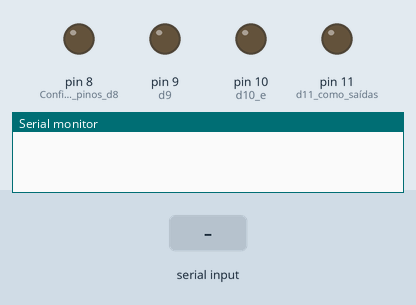
This sketch was run on a simulated Arduino Uno, built with avr-gcc and run on an emulated ATmega328P. Shown: output pins drawn as LEDs (lit = HIGH), the last lines printed to the serial monitor. The test bench sets the inputs (shaded band).

Above: at 1.2 s.
1.3 s: "90,45\n" received over Serial
At 2.26 s:
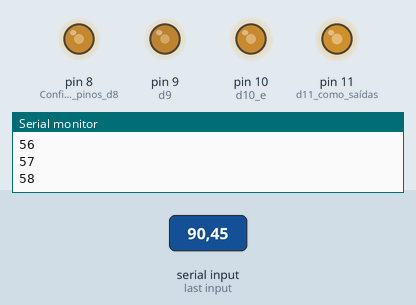
4.3 s: "30,150\n" received over Serial
At 7.1 s:
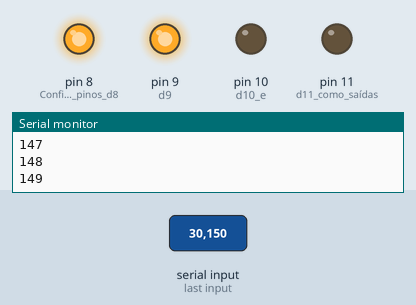
Timing chart, 0 to 8.6 s (numbered marks = the images above; inputs shaded):
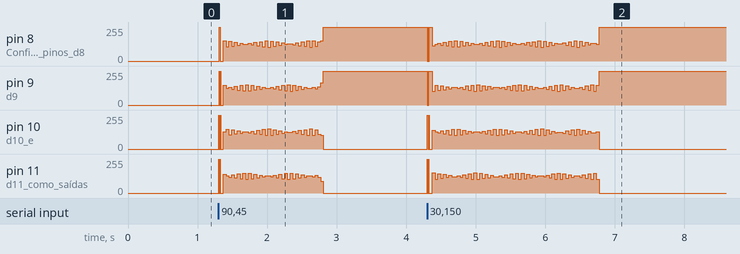

The sketch:

stepmotor_v2.txt.ino
```cpp
void clockwise(void);
void anticlockwise(void);

void setup()
{
  Serial.begin(9600);
  pinMode(8, OUTPUT); // Configura os pinos d8,
  pinMode(9, OUTPUT); // d9,
  pinMode(10, OUTPUT);// d10 e
  pinMode(11, OUTPUT);// d11 como saídas
}

void loop()
{
  int inipos, currpos = 0;
  int i = 0;
  while (Serial.available() > 0)
  {
    int wls = Serial.parseInt();
    while(i < wls)
    {
      if(wls > inipos)
      {
        anticlockwise();
        Serial.println(i);
        i = i+1;
      }
      else
      {
        clockwise();
        Serial.println(i);
        i = i+1;
      }
    }
  }
}

void clockwise()
{
  digitalWrite(8, HIGH); // Configura o pino 8 como HIGH
  digitalWrite(9, HIGH); // Configura o pino 9 como LOW
  digitalWrite(10, LOW); // Configura o pino 10 como HIGH
  digitalWrite(11, LOW); // Configura o pino 11 como LOW
  delay(4);// Espera 4 ms
  digitalWrite(8, LOW); // Configura o pino 8 como HIGH
  digitalWrite(9, HIGH); // Configura o pino 9 como LOW
  digitalWrite(10, HIGH); // Configura o pino 10 como HIGH
  digitalWrite(11, LOW); // Configura o pino 11 como LOW
  delay(4);// Espera 4 ms
  digitalWrite(8, LOW); // Configura o pino 8 como HIGH
  digitalWrite(9, LOW); // Configura o pino 9 como LOW
  digitalWrite(10, HIGH); // Configura o pino 10 como HIGH
  digitalWrite(11, HIGH); // Configura o pino 11 como LOW
  delay(4);// Espera 4 ms
  digitalWrite(8, HIGH); // Configura o pino 8 como HIGH
  digitalWrite(9, LOW); // Configura o pino 9 como LOW
  digitalWrite(10, LOW); // Configura o pino 10 como HIGH
  digitalWrite(11, HIGH); // Configura o pino 11 como LOW
  delay(4);// Espera 4 ms
}

void anticlockwise()
{
  digitalWrite(8, HIGH); // Configura o pino 8 como HIGH
  digitalWrite(9, LOW); // Configura o pino 9 como LOW
  digitalWrite(10, LOW); // Configura o pino 10 como HIGH
  digitalWrite(11, HIGH); // Configura o pino 11 como LOW
  delay(4);// Espera 4 ms
  digitalWrite(8, LOW); // Configura o pino 8 como HIGH
  digitalWrite(9, LOW); // Configura o pino 9 como LOW
  digitalWrite(10, HIGH); // Configura o pino 10 como HIGH
  digitalWrite(11, HIGH); // Configura o pino 11 como LOW
  delay(4);// Espera 4 ms
  digitalWrite(8, LOW); // Configura o pino 8 como HIGH
  digitalWrite(9, HIGH); // Configura o pino 9 como LOW
  digitalWrite(10, HIGH); // Configura o pino 10 como HIGH
  digitalWrite(11, LOW); // Configura o pino 11 como LOW
  delay(4);// Espera 4 ms
  digitalWrite(8, HIGH); // Configura o pino 8 como HIGH
  digitalWrite(9, HIGH); // Configura o pino 9 como LOW
  digitalWrite(10, LOW); // Configura o pino 10 como HIGH
  digitalWrite(11, LOW); // Configura o pino 11 como LOW
  delay(4);// Espera 4 ms
}
```
